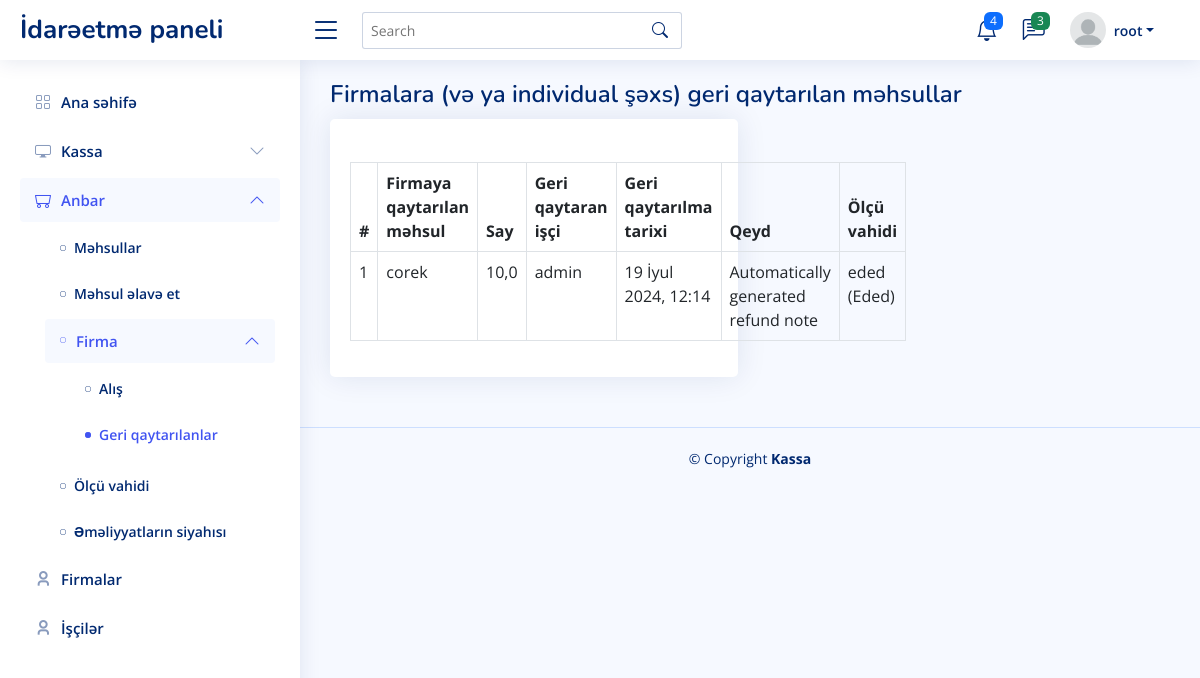
Screenshot of /warehouse/firm/purchase_refund (signed in) with the database file from the repository.
### user/models.py (models this page shows, shortened)
class User(DateTimeLog, AbstractUser):
    profile_picture = models.ImageField(verbose_name='Profil şəkil', upload_to='images/user', null=True, default='images/user/profilepictures.png')
    is_manager = models.BooleanField(default=False)
    is_deleted = models.BooleanField(default=False)
    def __str__(self):
        return self.username
    class Meta:
        verbose_name = 'İşçi'
        verbose_name_plural = 'İşçilər'

### log/models.py (models this page shows, shortened)
class PurchaseProductRefund(models.Model):
    product = models.ForeignKey(Product, verbose_name='Firmaya qaytarılan məhsul', on_delete=models.CASCADE)
    quantity = models.FloatField('Say')
    employee = models.ForeignKey(User, verbose_name='Geri qaytaran işçi', on_delete=models.CASCADE)
    date = models.DateTimeField('Geri qaytarılma tarixi', auto_now_add=True)
    note = models.TextField('Qeyd', blank=True, null=True)
    @classmethod
    def get_table_fields(cls):
        arr = ['id']
        fields = [field for field in cls._meta.fields if field.name not in arr]
        return fields
    class Meta:
        verbose_name = 'Firmalara qaytarılan məhsul siyahısı'
        verbose_name_plural = 'Firmalara qaytarılan məhsulların siyahısı'

### pos/models.py (models this page shows, shortened)
class Product(UserLog, DateTimeLog):
    name = models.CharField(verbose_name='Məhsulun adı', max_length=100, unique=True)
    barcode = models.CharField(verbose_name='Barkod', max_length=50, blank=True, null=True, unique=True)
    picture = models.ImageField(verbose_name='Şəkil', upload_to='images/product', blank=True, null=True)
    firm = models.ForeignKey(Firm, verbose_name=Firm._meta.verbose_name, on_delete=models.CASCADE)
    price = models.FloatField(verbose_name='Satış qiyməti (AZN)')
    purchase_price = models.FloatField(verbose_name='Alış qiyməti (AZN)')
    quantity = models.FloatField(verbose_name='Say/Miqdar')
    measure = models.ForeignKey('UnitOfMeasure', verbose_name='Ölçü vahidi', on_delete=models.CASCADE)
    is_deleted = models.BooleanField(default=False)
    objects = ProductManager()
    def __str__(self):
        return self.name
    class Meta:
        verbose_name = 'Məhsul'
        verbose_name_plural = 'Məhsullar'

class UnitOfMeasure(models.Model):
    measure = models.CharField(verbose_name='Ölçü vahidi', max_length=50)
    abbr = models.CharField(verbose_name='Qısaldılmış adı', max_length=25)
    is_active = models.BooleanField(default=True)
    def __str__(self):
        return self.abbr + ' (' + self.measure + ')'
    class Meta:
        verbose_name = 'Ölçü vahidi'
        verbose_name_plural = 'Ölçü vahidi'

### pos/views.py (the view)
# urls.py: path('warehouse/firm/purchase_refund', views.PurchaseProductRefundView.as_view(), name='warehouse_firm_purchase_refund'),
class PurchaseProductRefundView(ListView):
    template_name = 'pos/warehouse_firm_purchase_product_refund.html'
    queryset = PurchaseProductRefund.get_all_related()
    def get_context_data(self, *, object_list=None, **kwargs):
        context = super().get_context_data()
        context['purchase_product_refund_fields'] = PurchaseProductRefund.get_table_fields()
        return context

### templates/pos/warehouse_firm_purchase_product_refund.html
{% extends 'pos/index.html' %}
{% block main %}
    <div class="pagetitle">
        <h1>Firmalara (və ya individual şəxs) geri qaytarılan məhsullar</h1>
    </div>
    <section class="section">
      <div class="row">
        <div class="col-lg-6">
                <div class="card">
                    <div class="card-body table-wrapper-scroll-y my-custom-scrollbar h-25">
                        <h5 class="card-title"></h5>
                        <table class="table table-bordered">
                            <thead>
                                <tr>
                                    <th scope="col">#</th>
                                    {% for purchase_product_refund_field in purchase_product_refund_fields %}
                                        <th scope="col">{{ purchase_product_refund_field.verbose_name }}</th>
                                    {% endfor %}
                                    <th>Ölçü vahidi</th>
                                </tr>
                            </thead>
                            <tbody>
                                {% for purchase_product in object_list %}
                                    <tr>
                                        <td>{{ forloop.counter }}</td>
                                        <td>{{ purchase_product.product }}</td>
                                        <td>{{ purchase_product.quantity }}</td>
                                        <td>{{ purchase_product.employee }}</td>
                                        <td>{{ purchase_product.date }}</td>
                                        <td>{{ purchase_product.note }}</td>
                                        <td>{{ purchase_product.product.measure }}</td>
                                    </tr>
                                {% empty %}
                                    <tr>
                                        <td colspan="7" class="text-center">Məlumat yoxdur</td>
                                    </tr>
                                {% endfor %}
                            </tbody>
                        </table>
                    </div>
                </div>
            </div>
      </div>
    </section>
{% endblock %}

### templates/partials/header.html (shortened to what this page needs)
  <header id="header" class="header fixed-top d-flex align-items-center">
    <div class="d-flex align-items-center justify-content-between">
      <a class="logo d-flex align-items-center">
        <span class="d-none d-lg-block">İdarəetmə paneli</span>
      </a>
      <i class="bi bi-list toggle-sidebar-btn"></i>
    </div>
    <div class="search-bar">
      <form class="search-form d-flex align-items-center" method="POST" action="#">
        <input type="text" name="query" placeholder="Search" title="Enter search keyword">
        <button type="submit" title="Search"><i class="bi bi-search"></i></button>
      </form>
    </div>
    <nav class="header-nav ms-auto">
      <ul class="d-flex align-items-center" style="margin-right: 30px;">
        <li class="nav-item dropdown">
          <a class="nav-link nav-icon" href="#" data-bs-toggle="dropdown">
            <i class="bi bi-bell"></i>
            <span class="badge bg-primary badge-number">4</span>
          </a>
        </li>
        <li class="nav-item dropdown">
          <a class="nav-link nav-icon" href="#" data-bs-toggle="dropdown">
            <i class="bi bi-chat-left-text"></i>
            <span class="badge bg-success badge-number">3</span>
          </a>
        </li>
        <li class="nav-item dropdown pe-3">
          <a class="nav-link nav-profile d-flex align-items-center pe-0" href="#" data-bs-toggle="dropdown">
            <img src="{{ user.profile_picture.url }}" alt="Profile" class="rounded-circle">
            <span class="d-none d-md-block dropdown-toggle ps-2">{{ user }}</span>
          </a>
        </li>
      </ul>
    </nav>
  </header>

### static/assets/css/style.css (style rules this page uses)
:root { scroll-behavior: smooth; }
body { font-family: "Open Sans", sans-serif; background: #f6f9ff; color: #444444; }
a { color: #4154f1; text-decoration: none; }
h1, h2, h3, h4, h5, h6 { font-family: "Nunito", sans-serif; }
.pagetitle { margin-bottom: 10px; }
.pagetitle h1 { font-size: 24px; margin-bottom: 0; font-weight: 600; color: #012970; }
.card { margin-bottom: 30px; border: none; border-radius: 5px; box-shadow: 0px 0 30px rgba(1, 41, 112, 0.1); }
.card-title { padding: 20px 0 15px 0; font-size: 18px; font-weight: 500; color: #012970; font-family: "Poppins", sans-serif; }
.card-body { padding: 0 20px 20px 20px; }
.logo { line-height: 1; }
@media (min-width: 1200px) { .logo { width: 280px; } }
.logo span { font-size: 26px; font-weight: 700; color: #012970; font-family: "Nunito", sans-serif; }
.header { transition: all 0.5s; z-index: 997; height: 60px; box-shadow: 0px 2px 20px rgba(1, 41, 112, 0.1); background-color: #fff; padding-left: 20px; }
.header .toggle-sidebar-btn { font-size: 32px; padding-left: 10px; cursor: pointer; color: #012970; }
.header .search-bar { min-width: 360px; padding: 0 20px; }
.header .search-form { width: 100%; }
.header .search-form input { border: 0; font-size: 14px; color: #012970; border: 1px solid rgba(1, 41, 112, 0.2); padding: 7px 38px 7px 8px; border-radius: 3px; transition: 0.3s; width: 100%; }
.header .search-form button { border: 0; padding: 0; margin-left: -30px; background: none; }
.header .search-form button i { color: #012970; }
.header-nav ul { list-style: none; }
.header-nav>ul { margin: 0; padding: 0; }
.header-nav .nav-icon { font-size: 22px; color: #012970; margin-right: 25px; position: relative; }
.header-nav .nav-profile { color: #012970; }
.header-nav .nav-profile img { max-height: 36px; }
.header-nav .nav-profile span { font-size: 14px; font-weight: 600; }
.header-nav .badge-number { position: absolute; inset: -2px -5px auto auto; font-weight: normal; font-size: 12px; padding: 3px 6px; }

### rows the page displays
User: profile_picture (picture), username "root"
PurchaseProductRefund: product "corek", quantity "10,0", employee "admin", date "19 İyul 2024, 12:14", note "Automatically generated refund note", product.measure "eded (Eded)"

### other values shown
{{ purchase_product_refund_field.verbose_name }} "Firmaya qaytarılan məhsul" "Say" "Geri qaytaran işçi" "Geri qaytarılma tarixi" "Qeyd"
